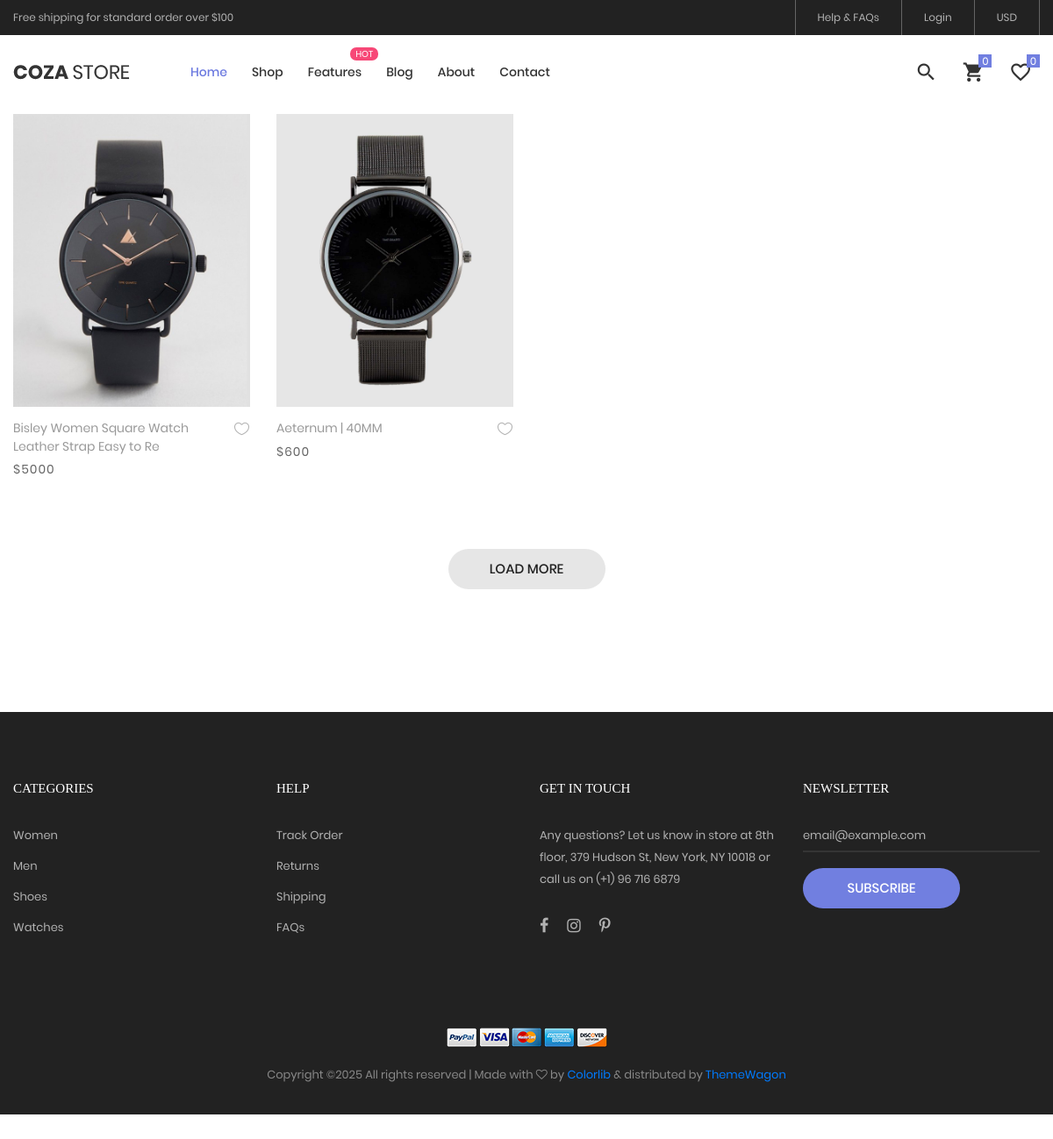
The page /product.php?cId=1 on the database its author committed.
### tables this page shows
CREATE TABLE `products` (
  `id` int(11) NOT NULL,
  `name` varchar(50) NOT NULL,
  `des` varchar(500) NOT NULL,
  `price` int(11) NOT NULL,
  `qty` int(11) NOT NULL,
  `image` varchar(500) NOT NULL,
  `c_id` int(11) NOT NULL
);

### product.php (the view, shortened to what this page needs)
<?php
   include("php/query.php");
    include("components/header.php");
   ?>
<div class="bg0 m-t-23 p-b-140 pt-5 mt-5">
	<div class="container">
		<div class="row isotope-grid">
                   <?php
                   if(isset($_GET['cId'])){
                       $categoryId = $_GET['cId'];
                       $query = $pdo->prepare("select * from products where c_id = :cId");
                       $query->bindParam('cId',$categoryId);
                       $query->execute();
                       $allProducts = $query->fetchAll(PDO::FETCH_ASSOC);
                       foreach($allProducts as $product){
                   ?>
			<div class="col-sm-6 col-md-4 col-lg-3 p-b-35 isotope-item women">
				<div class="block2">
					<div class="block2-pic hov-img0">
						<img src="adminPanel/images/<?php echo $product['image']?>" alt="IMG-PRODUCT">
					</div>
					<div class="block2-txt flex-w flex-t p-t-14">
						<div class="block2-txt-child1 flex-col-l ">
							<a href="product-detail.php?pId=<?php echo $product['id']?>" class="stext-104 cl4 hov-cl1 trans-04 js-name-b2 p-b-6">
							<?php echo $product['name']?>
							</a>
							<span class="stext-105 cl3">
								$<?php echo $product['price']?>
							</span>
						</div>
						<div class="block2-txt-child2 flex-r p-t-3">
							<a href="#" class="btn-addwish-b2 dis-block pos-relative js-addwish-b2">
								<img class="icon-heart1 dis-block trans-04" src="images/icons/icon-heart-01.png" alt="ICON">
							</a>
						</div>
					</div>
				</div>
			</div>
               <?php
               }
                   }
               ?>
		</div>
		<div class="flex-c-m flex-w w-full p-t-45">
			<a href="#" class="flex-c-m stext-101 cl5 size-103 bg2 bor1 hov-btn1 p-lr-15 trans-04">
				Load More
			</a>
		</div>
	</div>
</div>
<?php
    include("components/footer.php");
   ?>

### css/main.css (style rules this page uses)
.container { max-width: 1380px; }
@media (max-width: 1600px) { .container { max-width: 1200px; } }
.block2-pic { position: relative; }
.block2-txt-child1 { width: calc(100% - 30px); }
.block2-txt-child2 { width: 30px; }
.cl3 { color: #666; }
.cl4 { color: #999; }
.cl5 { color: #222; }
.stext-101 { font-family: Poppins-Medium; font-size: 15px; line-height: 1.466667; text-transform: uppercase; }
.stext-104 { font-family: Poppins-Regular; font-size: 14px; line-height: 1.466667; }
.stext-105 { font-family: Poppins-Regular; font-size: 14px; line-height: 1.466667; letter-spacing: 1px; }
.size-103 { min-width: 179px; height: 46px; }
.bg0 { background-color: #fff; }
.bg2 { background-color: #e6e6e6; }
.bor1 { border-radius: 23px; }
.hov-img0 { display: block; overflow: hidden; }
.hov-img0 img { width: 100%; -webkit-transition: transform 0.9s ease; -o-transition: transform 0.9s ease; -moz-transition: transform 0.9s ease; transition: transform 0.9s ease; }

### rows shown on the page
products: image (picture), name "Bisley Women Square Watch Leather Strap Easy to Re", price "5000"
products: image (picture), name "Aeternum | 40MM", price "600"
